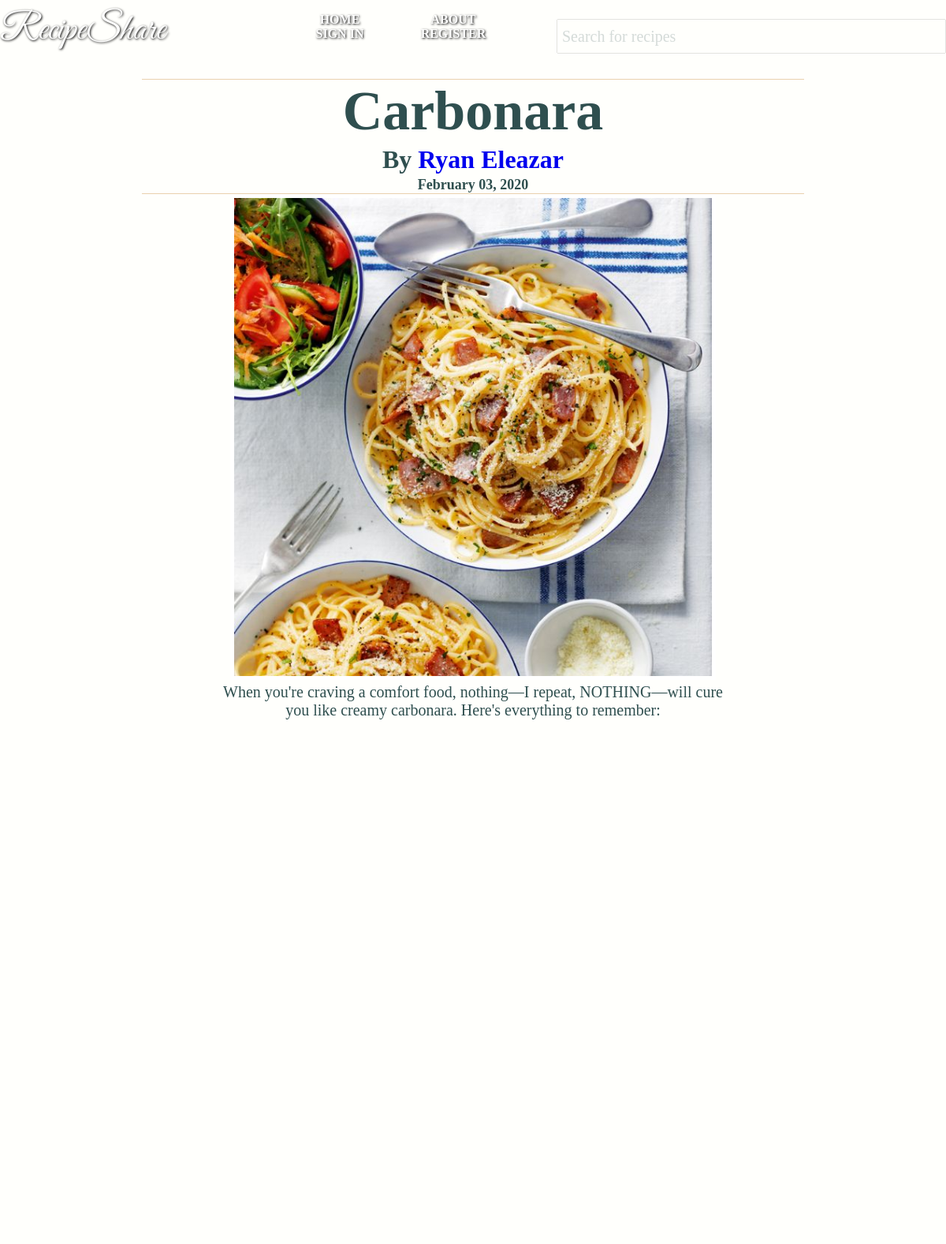
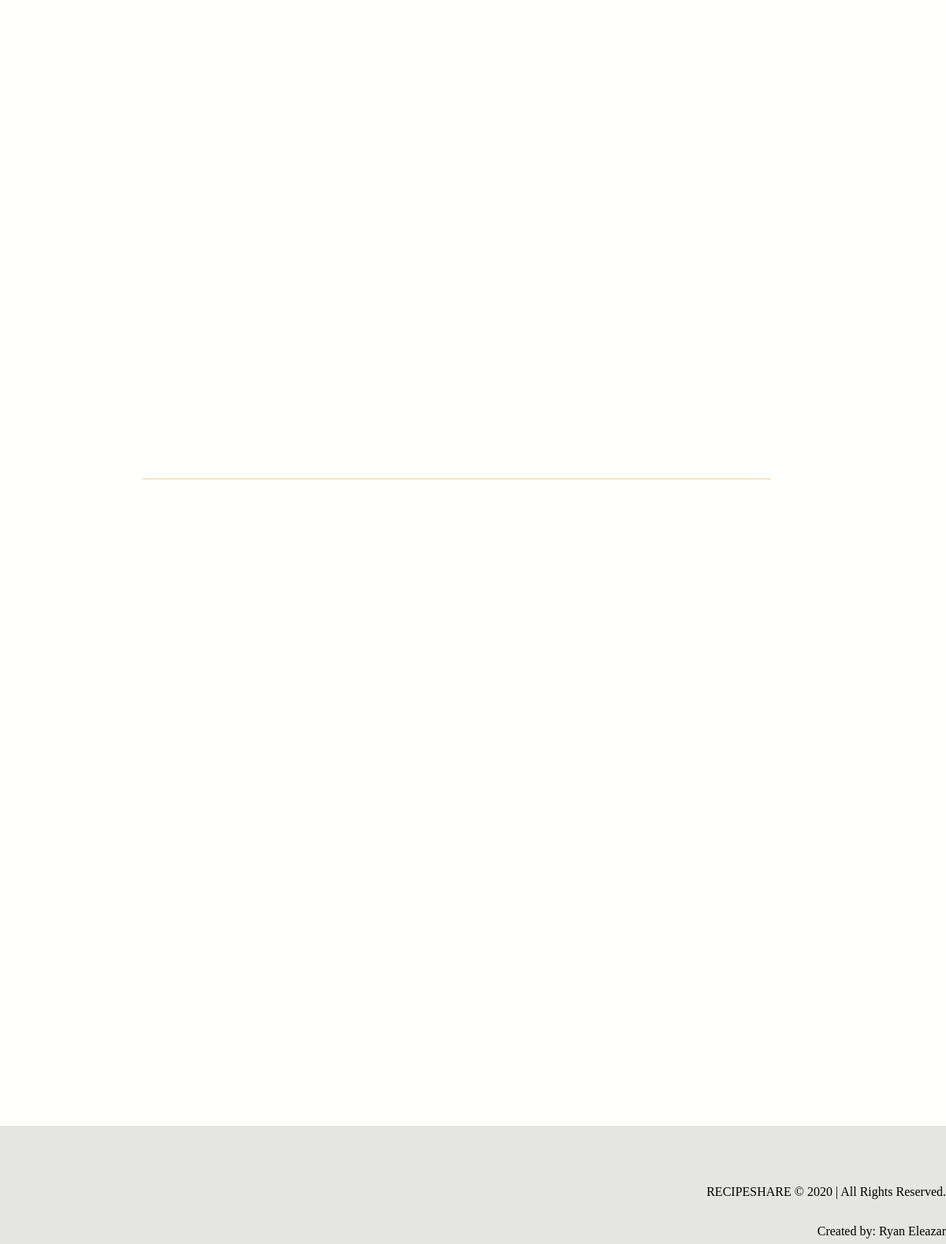
Screenshot of /article/3/Carbonara with the database file from the repository (2 pictures, top to bottom).
### tables this page shows
CREATE TABLE recipe(id INTEGER  PRIMARY KEY, dishname VARCHAR(100) NOT NULL, description TEXT NOT NULL, ingredients TEXT NOT NULL, directions TEXT NOT NULL, imagename VARCHAR(100) NOT NULL, author VARCHAR(100) NOT NULL, datetoday VARCHAR(100) NOT NULL);

CREATE TABLE user(id INTEGER  PRIMARY KEY, username VARCHAR(100) NOT NULL, password VARCHAR(100) NOT NULL, email VARCHAR(100) NOT NULL, firstname VARCHAR(100) NOT NULL, lastname VARCHAR(100) NOT NULL );

### application.py (the view, shortened to what this page needs)
@app.route('/article/<id>/<dishname>', methods=['POST', 'GET'])
@app.route('/')
def article(id,dishname):
    with sqlite3.connect('database.db') as conn:
        cur = conn.cursor()
        cur.execute("SELECT recipe.dishname, user.firstname, user.lastname, recipe.imagename, recipe.description, recipe.ingredients, recipe.directions,recipe.id,recipe.author,recipe.datetoday,user.username FROM recipe INNER JOIN user ON recipe.author = user.username WHERE recipe.id = ?", [id])
        recipe = cur.fetchall()
        cur = conn.cursor()
        cur.execute("SELECT user.firstname, user.lastname, comments.comments,comments.datetoday,user.username FROM user INNER JOIN comments ON user.username = comments.user WHERE comments.id = ?",[id])
        usercomment = cur.fetchall()
    return render_template('article.html', recipe=recipe, usercomment = usercomment)

### templates/article.html (shortened to what this page needs)
{% extends "layout.html" %}
{% block content %}
<section id = 'recipeshowcase'>
	{% for n in recipe %}
	<article class = 'dishnamesummarygroup'>
		<article id = 'dishnameshowcase'>
			<div class = 'container'>
				<h2>{{n[0]}}</h2>
			</div>
			<div class = 'container'>
				<h4>By <a href = {{ url_for("profile", username = n[10]) }}>{{n[1]}} {{n[2]}}</a></h4>
				<h5>{{n[9]}}</h5>
			</div>
		</article>
		<article id = 'pictureshowcase'>
			<div class = 'container'>
				<img src = "{{ url_for('static' , filename = 'images/recipeimages/' + n[3])}}" ><br>
			</div>
			<div class = 'container'>
				<p>{{n[4]}}</p>
			</div>
		</article>
	</article>
	<article id = 'dishnamesummarygroup2'>
				{% set ing = n[5].split('\n') %}
				{% set dir = n[6].split('\n') %}
	</article>
	{% endfor %}
</section>
{% endblock %}

### static/style.css (style rules this page uses)
html { padding: 0; margin: 0; width: 100%; height: 100%; min-height: 100vh; }
body { background-color: #FFFFFC; color: #2F4F4F; width: 100%; height: 100%; margin: 0; padding: 0; overflow: auto; font-size:100%; }
.container { width: 80%; margin: 0 auto; overflow: hidden; padding: 0; }
.container::placeholder { color:#2F4F4F; font-family: 'Palatino Linotype', 'Book Antiqua', Palatino, serif; }
a { text-decoration: none; }
img { max-width: 100%; max-height: 100%; }
#recipeshowcase { margin: auto; margin-top: 100px; width: 70%; overflow: hidden; position: relative; font-size: 13px; min-height: 1000px; height: auto; display: flex; flex-direction: column; font-family: 'Palatino Linotype', 'Book Antiqua', Palatino, serif; }
.dishnamesummarygroup { width: 100%; display:block; padding: 0; position: relative; text-align: center; justify-content: center; opacity: 0; transform: translateX(22px); transition: 1.6s all ease-in-out; }
#pictureshowcase { width: 95%; padding: 0; position: relative; align-items: center; object-fit: fill; margin: 10px auto; }
#pictureshowcase img { min-height: 300px; min-width: 300px; width: 95%; height: auto; align-self: center; position: relative; margin: 0; border:5px solid white; max-height: 700px; }
#pictureshowcase p { margin: 0; padding-top: 0; font-size: 20px; width: 100%; }
#dishnameshowcase { position: relative; padding: 0; width: 100%; text-align: center; position: relative; height: auto; border-top: 1px solid #ead1ae; border-bottom:1px solid #ead1ae; }
#dishnameshowcase h2 { padding: 0; margin: 0; font-weight: bold; padding-bottom: 0; margin-bottom: 0; font-size: 70px; text-align: center; }
#dishnameshowcase h4 { margin: 0; margin-top: 3px; padding-top: 0; font-size: 32px; width: 100%; text-align: center; }
#dishnameshowcase h5 { margin: 0; margin-top: 3px; padding-top: 0; font-size: 18px; width: 100%; text-align: center; }
#dishnamesummarygroup2 { width: 95%; display:inline-flex; padding: auto; position: relative; justify-content: center; margin-top: 50px; border-bottom:1px solid #ead1ae; padding-bottom: 40px; }
@media screen and (max-width: 1380px) { #pictureshowcase { margin: auto; height: auto; } }
@media screen and (max-width: 1380px) { #dishnameshowcase { margin: auto; height: auto; } }
@media screen and (max-width: 1380px) { #dishnamesummarygroup2 { display:block; } }

### rows the page displays
recipe: dishname "Carbonara", firstname "Ryan", lastname "Eleazar", datetoday "February 03, 2020", imagename (picture), description "When you're craving a comfort food, nothing—I repeat, NOTHING—will cure you like creamy carbonara. Here's everything to remember:"
